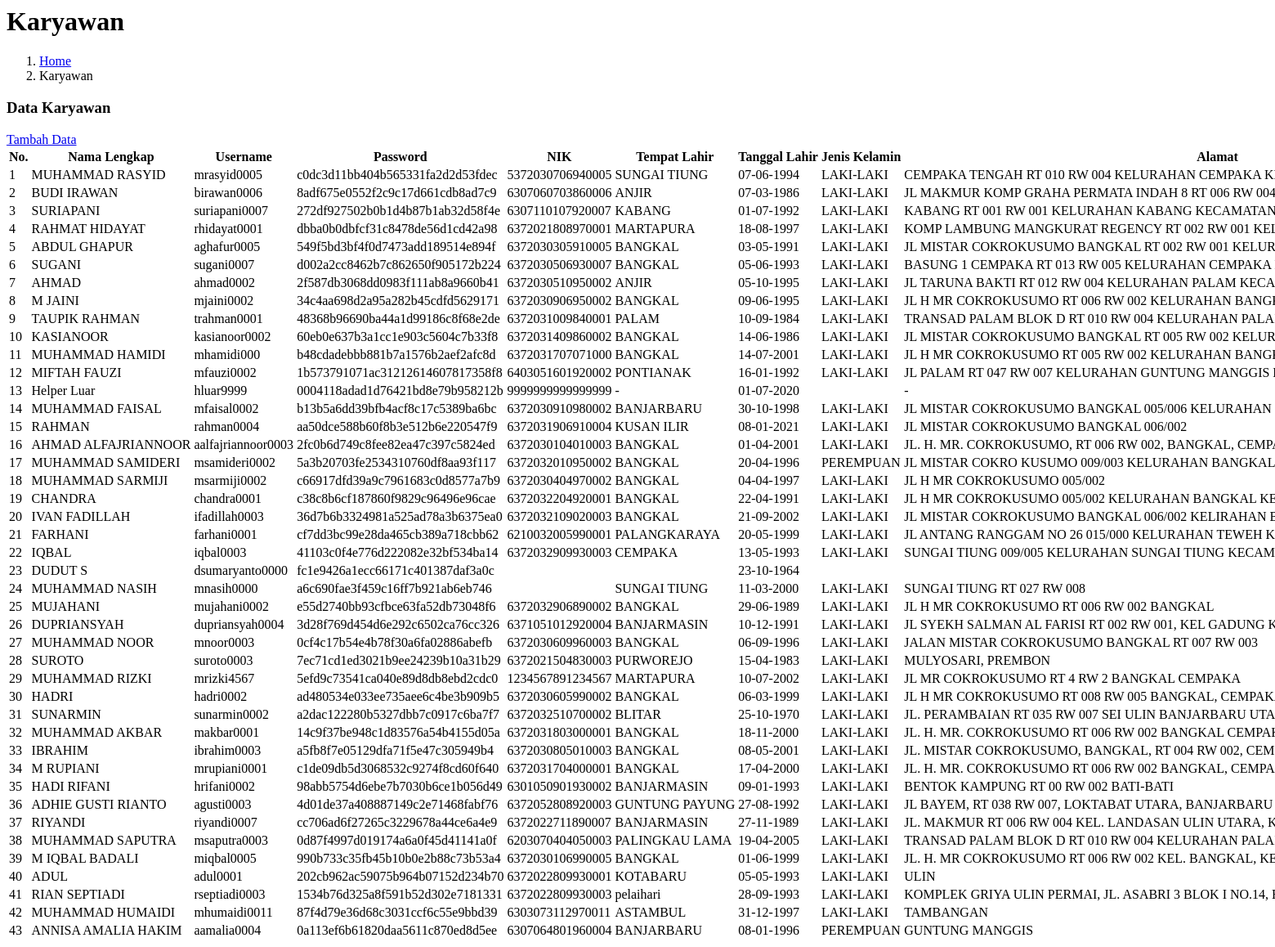
Page /pages/admin/karyawan/karyawanread.php on the earlier database version.
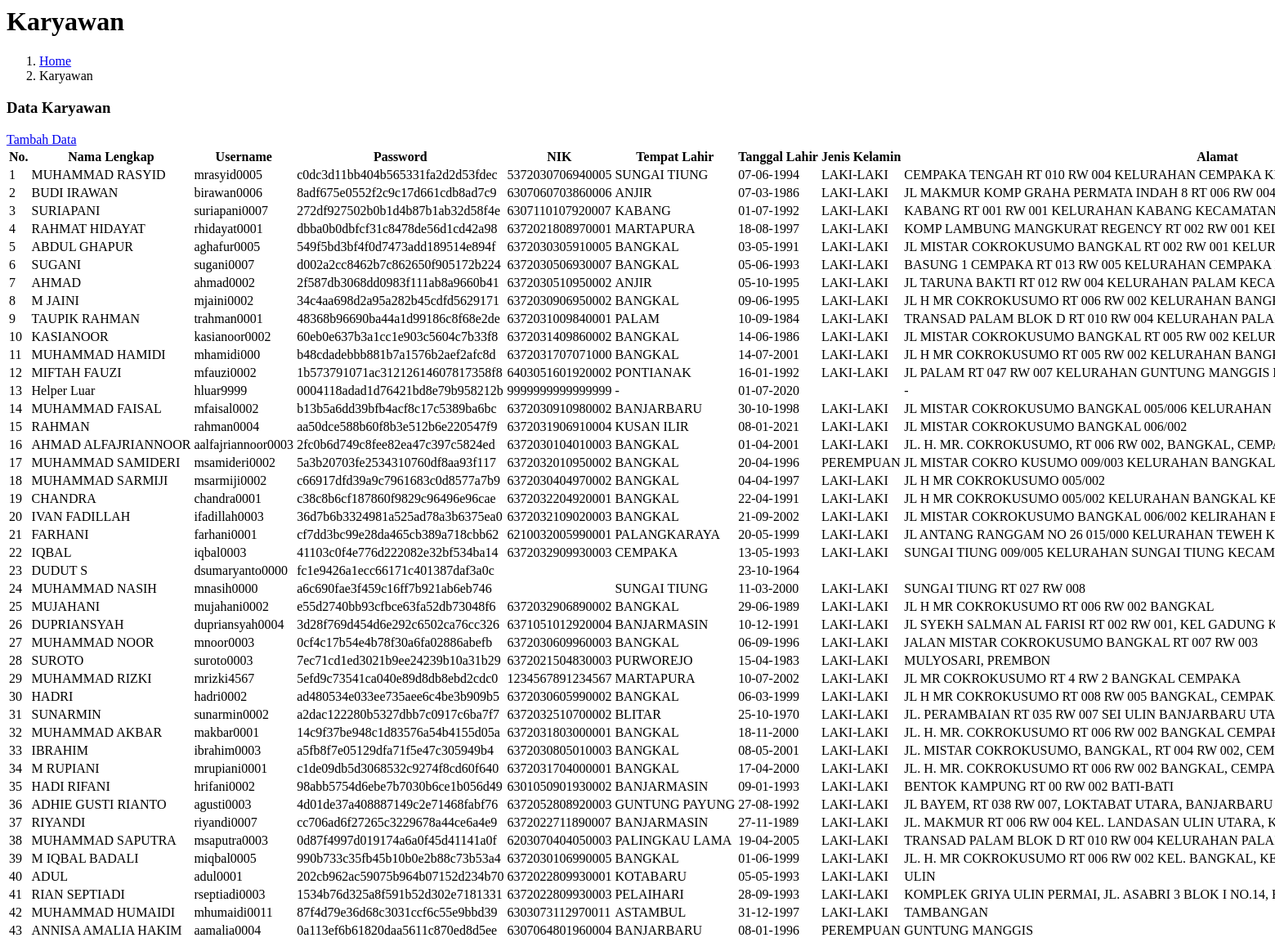
Same page on the later database version.
### tables this page shows
CREATE TABLE `karyawan` (
  `id` int(4) NOT NULL,
  `username` varchar(30) DEFAULT NULL,
  `password` varchar(50) DEFAULT NULL,
  `nama` varchar(35) NOT NULL,
  `nik` varchar(16) NOT NULL,
  `tempat_lahir` varchar(50) NOT NULL,
  `tanggal_lahir` date NOT NULL,
  `jenis_kelamin` enum('LAKI-LAKI','PEREMPUAN') NOT NULL,
  `alamat` varchar(512) NOT NULL,
  `agama` enum('-','ISLAM','PROTESTAN','KATOLIK','HINDU','BUDDHA','KONGHUCU') NOT NULL,
  `status` enum('KAWIN','BELUM KAWIN') NOT NULL,
  `gol_darah` enum('-','A','B','AB','O') DEFAULT NULL,
  `jabatan` enum('DRIVER','HELPER','ADMINKEU','SPVDISTRIBUSI','MGRDISTRIBUSI') NOT NULL,
  `no_telepon` varchar(14) NOT NULL,
  `sim` enum('-','A','B1','B2','C','D','A UMUM','B1 UMUM','B2 UMUM') NOT NULL,
  `tanggal_registrasi` datetime NOT NULL DEFAULT current_timestamp(),
  `tanggal_update_data` timestamp NOT NULL DEFAULT current_timestamp() ON UPDATE current_timestamp(),
  `status_karyawan` enum('BORONGAN','BULANAN') NOT NULL,
  `status_keaktifan` enum('AKTIF','NON AKTIF') NOT NULL,
  `upah_borongan` int(7) NOT NULL,
  `foto` varchar(255) DEFAULT NULL
);

### pages/admin/karyawan/karyawanread.php (the view, shortened to what this page needs)
<?php include_once "partials/cssdatatables.php" ?>
<div class="content-header">
    <div class="container-fluid">
        <div class="row mb-2">
            <div class="col-sm-6">
                <h1 class="m-0">Karyawan</h1>
            </div>
            <div class="col-sm-6">
                <ol class="breadcrumb float-sm-right">
                    <li class="breadcrumb-item"><a href="./">Home</a></li>
                    <li class="breadcrumb-item active">Karyawan</li>
                </ol>
            </div>
        </div>
    </div>
</div>
<div class="content">
    <div class="card">
        <div class="card-header">
            <h3 class="card-title">Data Karyawan</h3>
            <a href="?page=karyawancreate" class="btn btn-success btn-sm float-right">
                <i class="fa fa-plus-circle"></i> Tambah Data
            </a>
        </div>
        <div class="card-body">
            <table id="mytable" class="table table-bordered table-hover" style="white-space: nowrap; background-color: white; table-layout: fixed;">
                <thead>
                    <tr>
                        <th>No.</th>
                        <th>Nama Lengkap</th>
                        <th>Username</th>
                        <th>Password</th>
                        <th>NIK</th>
                        <th>Tempat Lahir</th>
                        <th>Tanggal Lahir</th>
                        <th>Jenis Kelamin</th>
                        <th>Alamat</th>
                    </tr>
                </thead>
                <tbody>
                    <?php
                    $database = new Database;
                    $db = $database->getConnection();
                    $selectsql = 'SELECT * FROM karyawan';
                    $stmt = $db->prepare($selectsql);
                    $stmt->execute();
                    $no = 1;
                    while ($row = $stmt->fetch(PDO::FETCH_ASSOC)) {
                    ?>
                        <tr>
                            <td><?= $no++ ?></td>
                            <td><?= $row['nama'] ?></td>
                            <td><?= $row['username'] ?></td>
                            <td><?= $row['password'] ?></td>
                            <td><?= $row['nik'] ?></td>
                            <td><?= $row['tempat_lahir'] ?></td>
                            <td><?= date('d-m-Y', strtotime($row['tanggal_lahir'])) ?></td>
                            <td><?= $row['jenis_kelamin'] ?></td>
                            <td><?= strtoupper($row['alamat']) ?></td>
                        </tr>
                    <?php } ?>
                </tbody>
            </table>
        </div>
    </div>
</div>

### partials/cssdatatables.php
<link rel="stylesheet" href="./plugins/datatables-bs4/css/dataTables.bootstrap4.min.css">
<link rel="stylesheet" href="./plugins/datatables-responsive/css/responsive.bootstrap4.min.css">
<link rel="stylesheet" href="./plugins/datatables-buttons/css/buttons.bootstrap4.min.css">
<link rel="stylesheet" href="./plugins/datatables-fixedcolumns/css/fixedColumns.bootstrap4.min.css">
<link rel="stylesheet" href="./plugins/sweetalert2/sweetalert2.min.css">

Differences in the rows shown:
changed karyawan "RIAN SEPTIADI": tempat_lahir "pelaihari" → "PELAIHARI"
